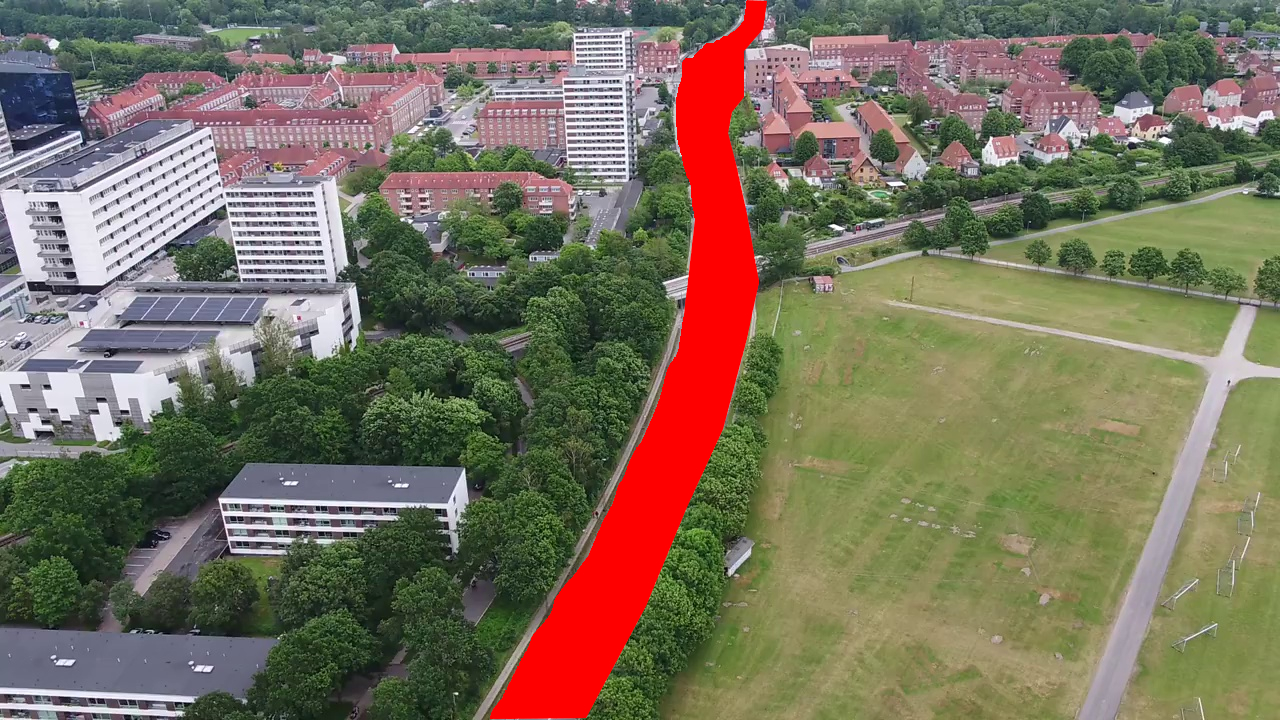
#> input picture src/Ex3/still_painted.jpg, 1280 x 720 px
$ python Exercise3.py   (older library calls are emulated)
#> lines starting #> are read from the running program, lines starting #| are printed output that depends on the picture; after the words box and inside, x2 and y2 are one past the last pixel; in counts of white or black regions, pixels touching at a corner belong together; pictures that were not available may be replaced by others from this repository, and a replacement may not be noted
from __future__ import print_function
import cv2
import numpy as np

#Load files
cap = cv2.VideoCapture('../traffic_analysis_from_drones/data/traffic_video_dyrskuepladsen.mp4')
paintedfile = "still_painted.jpg"
paint_img= cv2.imread(paintedfile)
#> paint_img is the input picture: shape (720, 1280, 3); mean B, G, R 92.2, 111.7, 120.9
#Initialize background subtractor
backSub = cv2.createBackgroundSubtractorMOG2(history=10, varThreshold=20, detectShadows=False)
"""
#Save first frame for editing
_, stillframe = cap.read()
cv2.imwrite("still.jpg", stillframe)
"""
#Create mask for only road detection
mask = cv2.inRange(paint_img, (0, 0, 240 ), (40, 40, 255))  #<<<<----- SHould this be used?
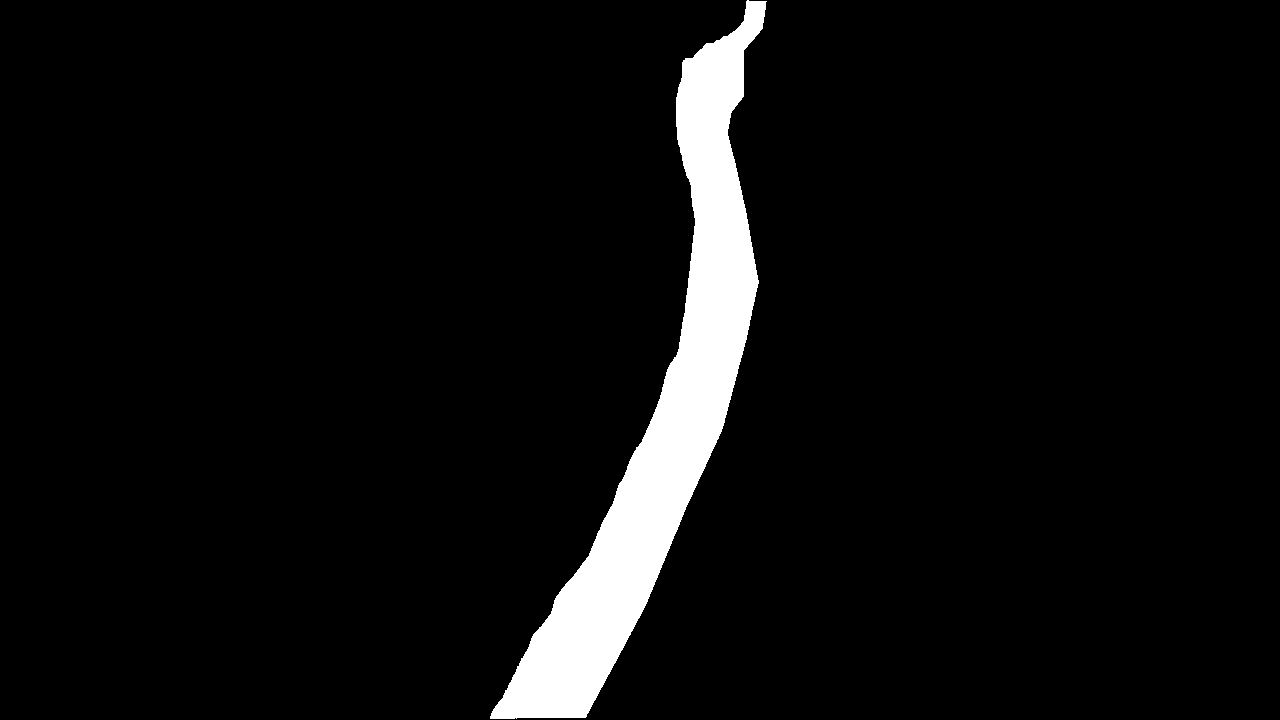
#> mask: shape (720, 1280); 5.4% white; 1 white region, box (x1, y1, x2, y2) and area: (490, 0, 767, 719) 49653

while cap.isOpened():

    ret, frame = cap.read()
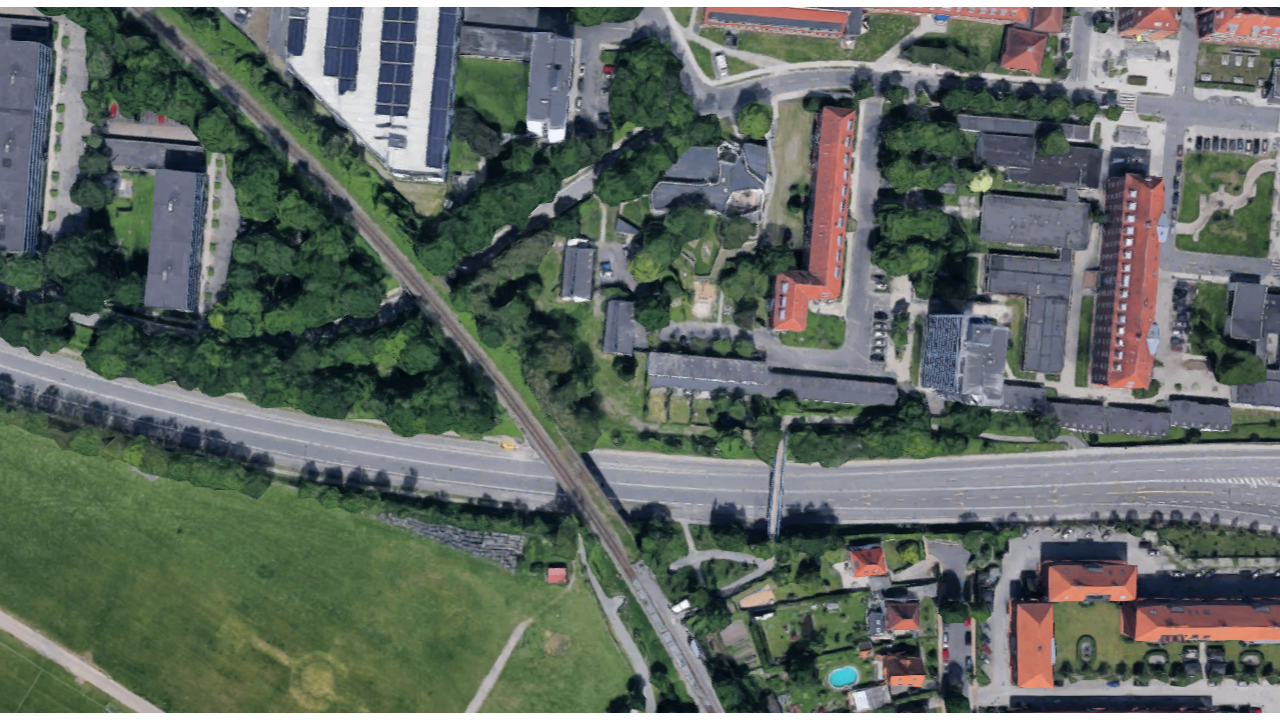
#> input picture src/Ex4/google.png, 1280 x 720 px, given in place of traffic_video_dyrskuepladsen.mp4, which was not available
#> frame is the input picture: shape (720, 1280, 3); mean B, G, R 97.8, 104.9, 96
    stream = cv2.bitwise_and(frame, frame, mask=mask)
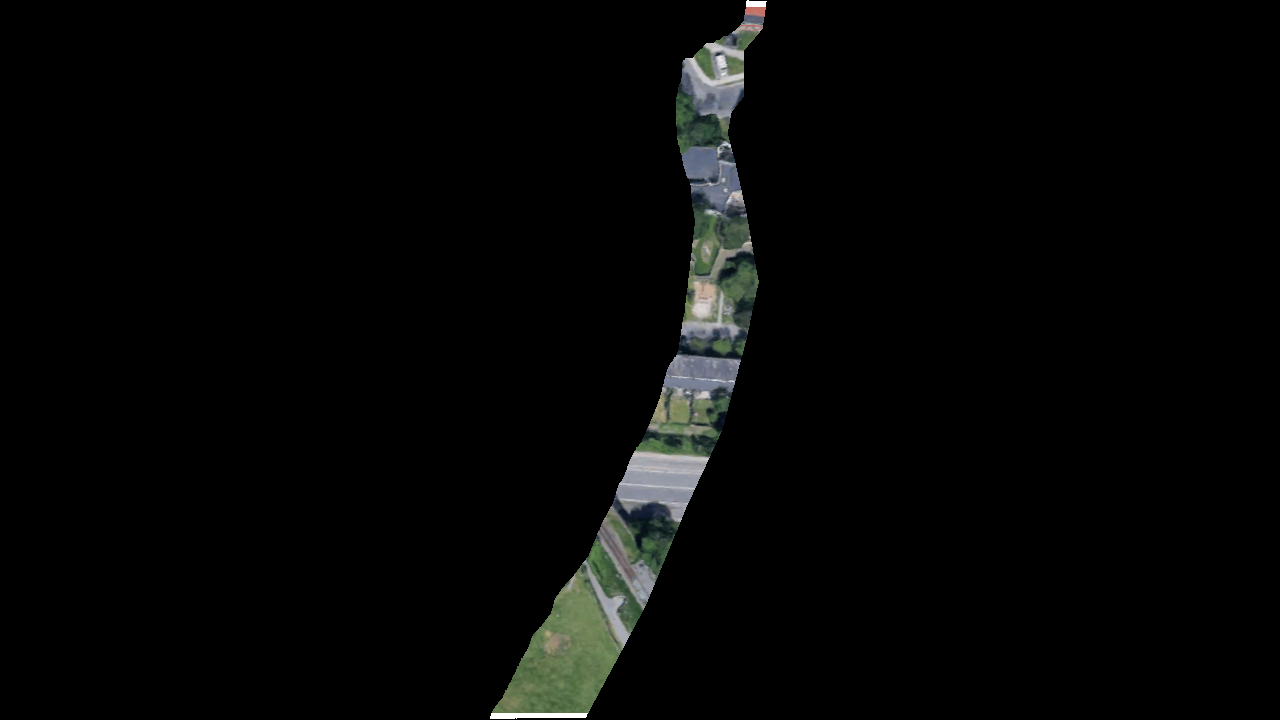
#> stream: shape (720, 1280, 3); mean B, G, R 5.6, 6.2, 5.6
    #stream = cv2.bitwise_and(frame, frame)
    #Apply background subtraction
    fgMask = backSub.apply(stream)
#> fgMask: shape (720, 1280); every value is 255

    #Detect contours
    _, contours, _ = cv2.findContours(fgMask, cv2.RETR_EXTERNAL, cv2.CHAIN_APPROX_SIMPLE)
#> contours = [[[0, 0], [0, 719], [1279, 719], [1279, 0]]]

    #Draw squares around contours
    for contour in contours:
        (x, y, w, h) = cv2.boundingRect(contour)

        if cv2.contourArea(contour) < 20:
            continue
        cv2.rectangle(frame, (x,y), (x+w, y+h), (0, 255, 0), 2)
#> this loop made 1 pass
#> (contour, x, y, w, h) on pass 1: ([[0, 0], [0, 719], [1279, 719], [1279, 0]], 0, 0, 1280, 720)
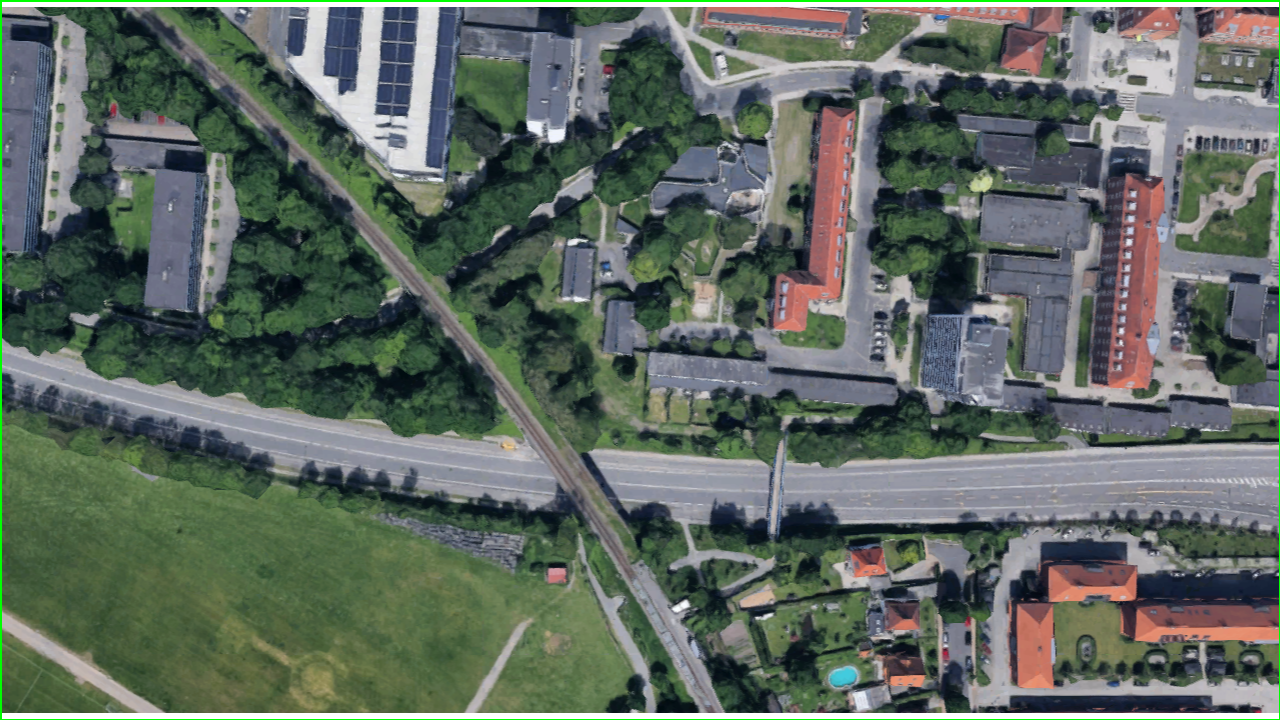
#> frame: shape (720, 1280, 3); 0.65% of pixels changed, all inside (x1, y1, x2, y2) = (0, 0, 1280, 720)

    cv2.rectangle(frame, (10,2), (100,2), (255,255,255), -1)
    cv2.putText(frame, str(cap.get(cv2.CAP_PROP_POS_FRAMES)), (15, 15),
            cv2.FONT_HERSHEY_SIMPLEX, 0.5 , (0,0,0))
#> frame: shape (720, 1280, 3); 0.01% of pixels changed, all inside (x1, y1, x2, y2) = (17, 5, 40, 16)

    cv2.imshow("feed", frame)
    cv2.imshow("mask", fgMask)


    if cv2.waitKey(30) == 27:
#> (key Esc is pressed here)
        break
cv2.destroyAllWindows
cap.release()
